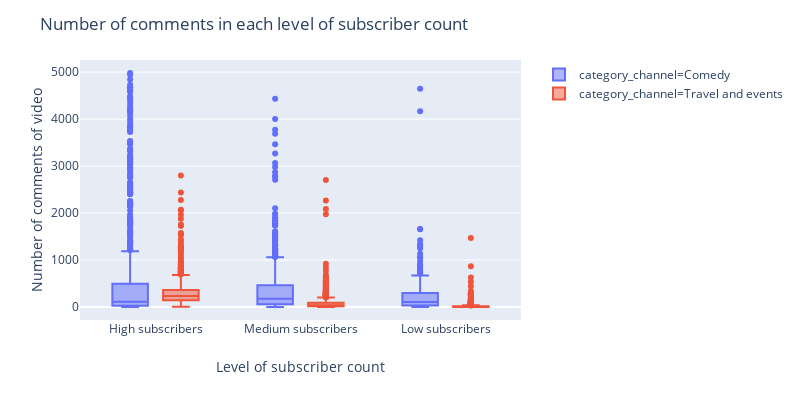

The cell this chart's notebook holds for it:
### Code cell
get_distribution(df[df["dislike_count"] < 5000], "level_channel", "dislike_count", 
                 "category_channel", "Number of comments in each level of subscriber count",
                 "Level of subscriber count", "Number of comments of video")

### Figure 1 — Plotly figure (JSON) as saved in the notebook; plotly's stock layout.template omitted (floating-point values rounded to 4 significant figures; data arrays with more than 128 entries replaced by an {"elided": "..."} marker saying what was removed)
{"data": [{"alignmentgroup": "True", "hoverlabel": {"namelength": 0}, "hovertemplate": "category_channel=Comedy<br>level_channel=%{x}<br>dislike_count=%{y}", "legendgroup": "category_channel=Comedy", "marker": {"color": "#636efa"}, "name": "category_channel=Comedy", "notched": false, "offsetgroup": "category_channel=Comedy", "orientation": "v", "showlegend": true, "type": "box", "x": {"elided": "2051 str values"}, "x0": " ", "xaxis": "x", "y": {"elided": "2051 int values"}, "y0": " ", "yaxis": "y"}, {"alignmentgroup": "True", "hoverlabel": {"namelength": 0}, "hovertemplate": "category_channel=Travel and events<br>level_channel=%{x}<br>dislike_count=%{y}", "legendgroup": "category_channel=Travel and events", "marker": {"color": "#EF553B"}, "name": "category_channel=Travel and events", "notched": false, "offsetgroup": "category_channel=Travel and events", "orientation": "v", "showlegend": true, "type": "box", "x": {"elided": "2838 str values"}, "x0": " ", "xaxis": "x", "y": {"elided": "2838 int values"}, "y0": " ", "yaxis": "y"}], "layout": {"autosize": false, "boxmode": "group", "height": 400, "legend": {"tracegroupgap": 0}, "margin": {"t": 60}, "title": {"text": "Number of comments in each level of subscriber count"}, "width": 800, "xaxis": {"anchor": "y", "domain": [0, 0.98], "title": {"text": "Level of subscriber count"}}, "yaxis": {"anchor": "x", "domain": [0, 1], "title": {"text": "Number of comments of video"}}}}
